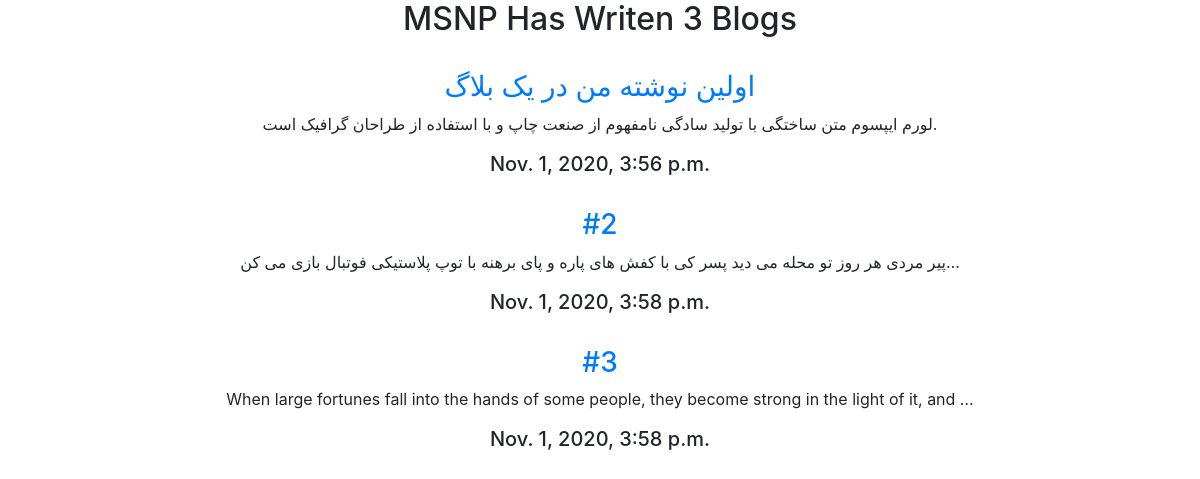
Screenshot of /blog/ with the database file from the repository.
### blog/models.py (models this page shows, shortened)
class Blog_Content(models.Model):
    title =models.CharField(max_length=100)
    url = models.URLField(blank=True)
    decrip1 = models.TextField(default='لورم ایپسوم متن ساختگی با تولید سادگی نامفهوم از صنعت چاپ و با استفاده از طراحان گرافیک است.')
    timestamp=models.DateTimeField()

### blog/views.py (the view)
# urls.py: path('', views.blogs,name="all_blogs"),
def blogs(req):
    x=Blog_Content.objects.all()
    return render(req, 'blog_home.html', {'awe':x})

### templates/blog_home.html (shortened to what this page needs)
    <link rel="stylesheet" href="https://cdn.jsdelivr.net/npm/bootstrap@4.5.3/dist/css/bootstrap.min.css">
<!DOCTYPE html>
<html lang="en">
<head>
</head>
<body>
<div class="container text-center">
<h2>MSNP Has Writen {{ awe.count }} Blog{{ awe.count|pluralize }}</h2>
{% for i in awe %}
    <br>
    <h3><a href="{% url 'blogy:details' i.id   %}">{{ i.title  }}</a></h3>
    <p>{{ i.decrip1|safe|truncatechars:100 }}</p>
    <h5>{{ i.timestamp }}</h5>
{% endfor  %}
</div>
</body>
</html>

### rows the page displays
Blog_Content: title "اولین نوشته من در یک بلاگ", decrip1 "لورم ایپسوم متن ساختگی با تولید سادگی نامفهوم از صنعت چاپ و با استفاده از طراحان گرافیک است.", timestamp "Nov. 1, 2020, 3:56 p.m."
Blog_Content: title "#2", decrip1 "پیر مردی هر روز تو محله می دید پسر کی با کفش های پاره و پای برهنه با توپ پلاستیکی فوتبال بازی می کن…", timestamp "Nov. 1, 2020, 3:58 p.m."
Blog_Content: title "#3", decrip1 "When large fortunes fall into the hands of some people, they become strong in the light of it, and …", timestamp "Nov. 1, 2020, 3:58 p.m."

### other values shown
{{ awe.count }} "3"
